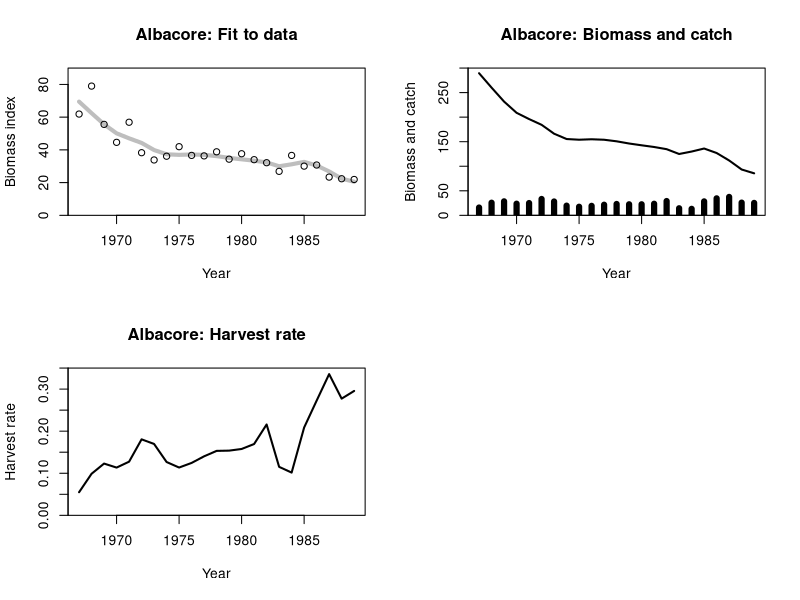
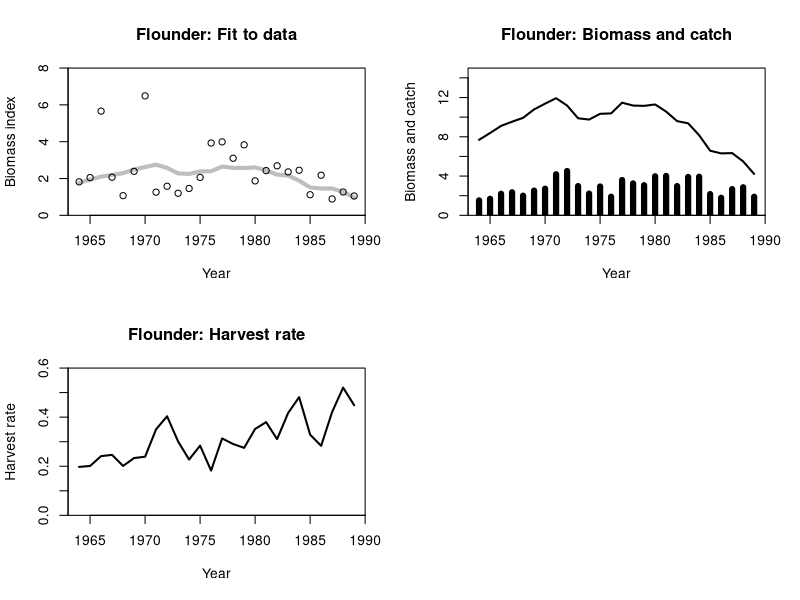
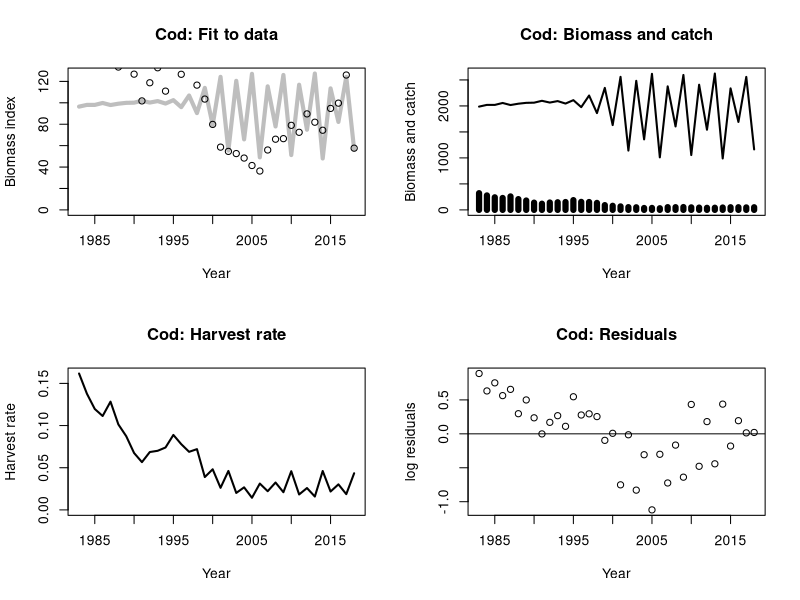
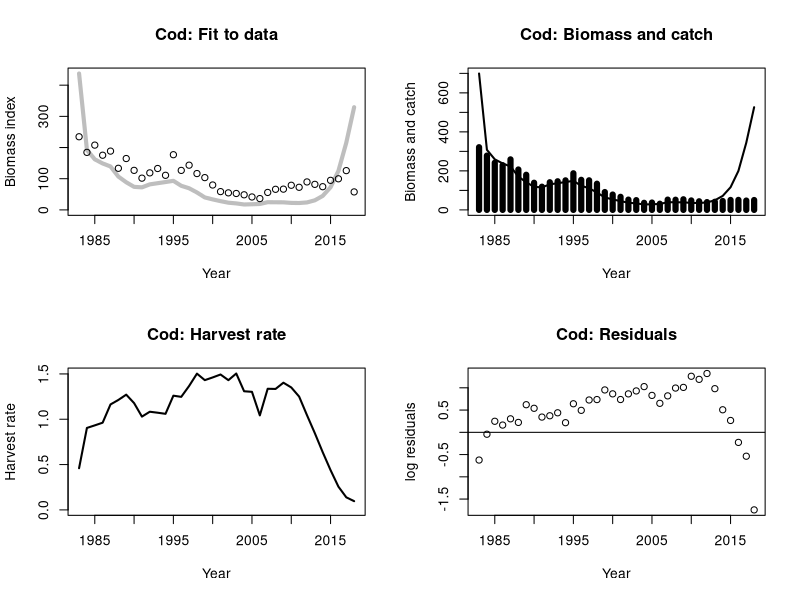
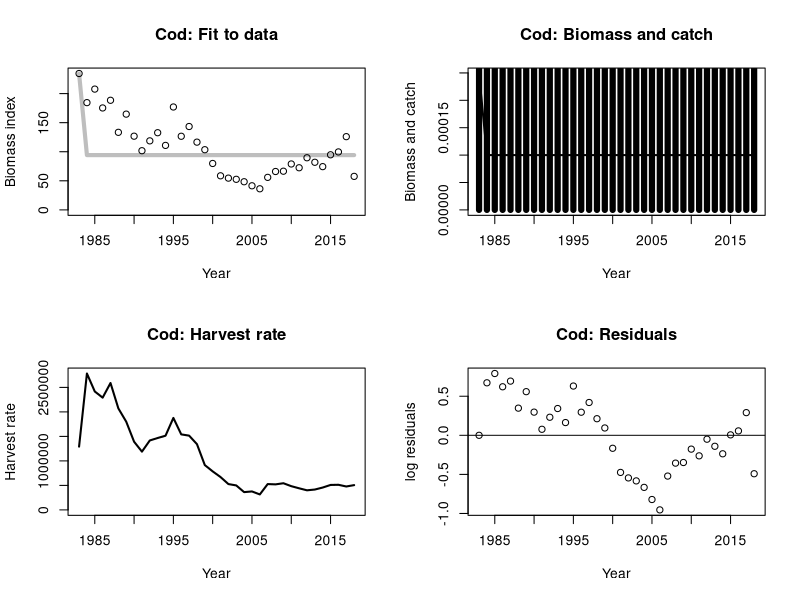
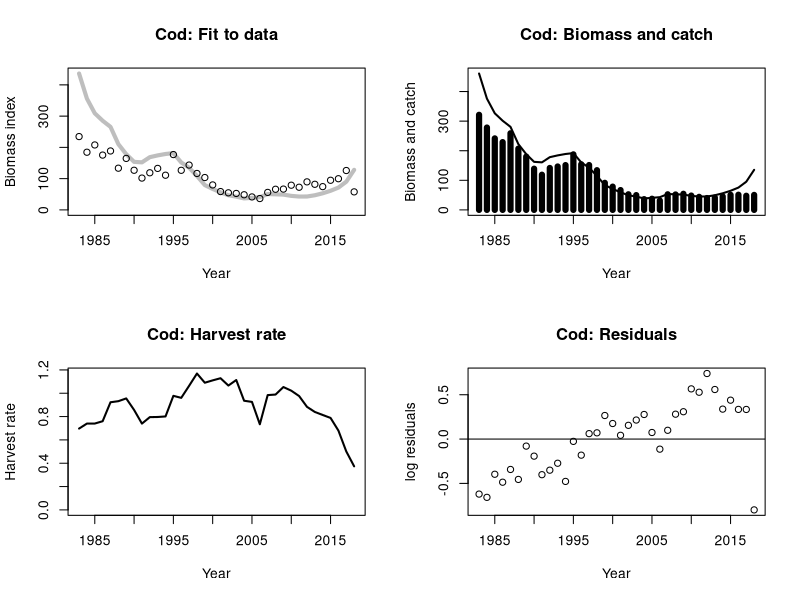
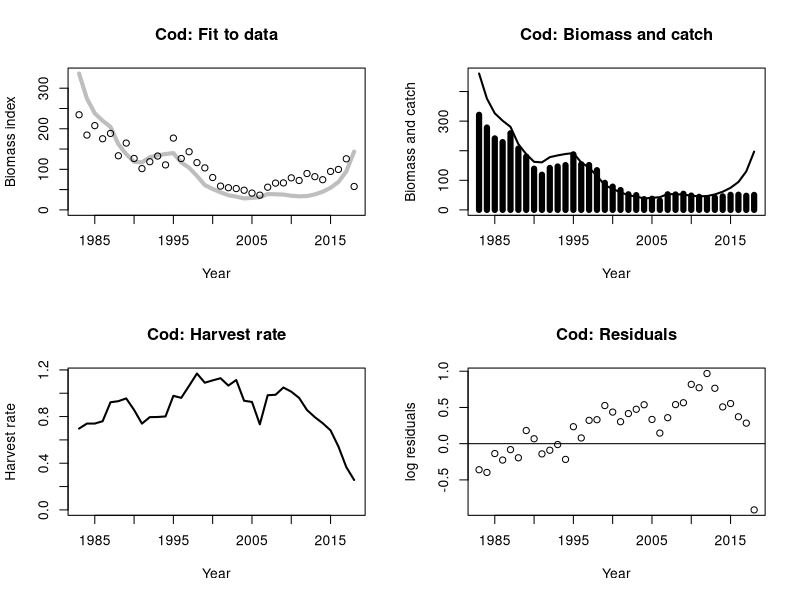

Write R code to recreate these figures, in order.
Schaefer <- function(par, data, verbose=FALSE)
{
  r <- exp(par[["logr"]])
  K <- exp(par[["logK"]])
  Binit <- exp(par[["logBinit"]])
  q <- exp(par[["logq"]])
  year <- data$Year
  C <- data$Catch
  I <- data$Index
  n <- length(year)
  B <- numeric(n)
  B[1] <- Binit
  for(i in 1:(n-1))
  {
    B[i+1] <- max(B[i] + r*B[i]*(1-B[i]/K) - C[i], 1e-4)
  }
  Ifit <- q * B

  res <- log(I) - log(Ifit)
  RSS <- sum(res^2)

  pars <- c(r=r, K=K, Binit=Binit, q=q)
  refpts <- c(HRmsy=0.5*r, Bmsy=0.5*K, MSY=0.25*r*K)

  if(verbose)
    list(B=B, HR=C/B, Ifit=Ifit, res=res, pars=pars, refpts=refpts, RSS=RSS)
  else
    RSS
}

plot_shaefer <- function(fit, data, main) {
  par(mfrow=c(2,2))

  plot(data$Year, fit$Ifit, ylim=c(0,max(fit$Ifit)), type="l", lwd=4,
       col="gray", xlab="Year", ylab="Biomass index",
       main=paste0(main, ": Fit to data"))
  points(Index ~ Year, data)

  plot(data$Year, fit$B, type="l", ylim=c(0, max(fit$B)), lwd=2,
       xlab="Year", ylab="Biomass and catch", main=paste0(main, ": Biomass and catch"))
  points(Catch~Year, data, type="h", lwd=6)

  plot(data$Year, fit$HR, ylim=c(0, max(fit$HR)), type="l",
       lwd=2, xlab="Year", ylab="Harvest rate", main=paste0(main, ": Harvest rate"))

  plot(data$Year, fit$res, xlab = "Year", ylab = "log residuals",
    main=paste0(main, ": Residuals"))
  abline(h = 0)
}

################################################################################
## South Atlantic albacore

albacore <- read.table("albacore.dat", header=TRUE)
init <- c(logr=log(0.5), logK=log(200), logBinit=log(100), logq=log(0.5))

Schaefer(par=init, albacore)
optim(init, Schaefer, data=albacore)
est <- optim(init, Schaefer, data=albacore)$par
fit <- Schaefer(est, albacore, verbose=TRUE)

par(mfrow=c(2,2))

plot(albacore$Year, fit$Ifit, ylim=c(0,90), yaxs="i", type="l", lwd=4,
     col="gray", xlab="Year", ylab="Biomass index",
     main="Albacore: Fit to data")
points(Index~Year, albacore)

plot(albacore$Year, fit$B, type="l", ylim=c(0,300), yaxs="i", lwd=2,
     xlab="Year", ylab="Biomass and catch", main="Albacore: Biomass and catch")
points(Catch~Year, albacore, type="h", lwd=6)

plot(albacore$Year, fit$HR, ylim=c(0,0.35), yaxs="i", type="l",
     lwd=2, xlab="Year", ylab="Harvest rate", main="Albacore: Harvest rate")

fit$pars
fit$refpts

################################################################################
## Georges Bank winter flounder

flounder <- read.table("flounder.dat", header=TRUE)

K.init <- 8 * mean(flounder$Catch)
B.init <- 0.5 * K.init
q.init <- flounder$Index[1] / B.init
init <- c(logr=log(0.5), logK=log(K.init),
          logBinit=log(B.init), logq=log(q.init))

Schaefer(par=init, flounder)
optim(init, Schaefer, data=flounder)
optim(init, Schaefer, data=flounder, method="Nelder-Mead",
      control=list(maxit=1e5, reltol=1e-10))
nlminb(init, Schaefer, data=flounder, control=list(eval.max=1e4, iter.max=1e4))
est <- nlminb(init, Schaefer, data=flounder,
              control=list(eval.max=1e4, iter.max=1e4))$par
fit <- Schaefer(est, flounder, verbose=TRUE)

par(mfrow=c(2,2))

plot(flounder$Year, fit$Ifit, ylim=c(0,8), yaxs="i", lwd=4, col="gray",
     type="l", xlab="Year", ylab="Biomass index", main="Flounder: Fit to data")
points(Index~Year, flounder)

plot(flounder$Year, fit$B, type="l", ylim=c(0,15), yaxs="i", lwd=2,
     xlab="Year", ylab="Biomass and catch", main="Flounder: Biomass and catch")
points(Catch~Year, flounder, type="h", lwd=6)

plot(flounder$Year, fit$HR, ylim=c(0,0.6), yaxs="i", type="l",
     lwd=2, xlab="Year", ylab="Harvest rate", main="Flounder: Harvest rate")

t(fit$pars)
t(fit$refpts)


################################################################################
## Cod

cod <- read.csv("04_Biomass_dynamics/cod.csv", header=TRUE)
init <- c(logr     = log(1.000),
          logK     = log(8*mean(cod$Catch)),
          logBinit = log(4*mean(cod$Catch)),
          logq     = log(cod$Index[1] / (4*mean(cod$Catch)))
          )

Schaefer(par=init, cod)
opt <- optim(init, Schaefer, data=cod)
opt
fit <- Schaefer(opt$par, cod, verbose=TRUE)
exp(opt$par)

plot_shaefer(fit, cod, main = "Cod")

fit$pars
fit$refpts

# use contstraints ?
lower <- c(logr=log(.8), logK=log(500), logBinit=log(300), logq=log(.2))
upper <- c(logr=log(1.5), logK=log(1000), logBinit=log(700), logq=log(.9))

opt <- nlminb(init, Schaefer, data=cod, lower = lower, upper = upper, control=list(eval.max=1e4, iter.max=1e4))
opt

exp(opt$par)

fit <- Schaefer(opt$par, cod, verbose=TRUE)

plot_shaefer(fit, cod, main = "Cod")

fit$pars
fit$refpts


# initialise at nlminb solution?
opt <- optim(init, Schaefer, data=cod, method = "BFGS")
opt

opt <- optim(opt$par, Schaefer, data=cod, method = "Nelder-Mead")
opt

fit <- Schaefer(opt$par, cod, verbose=TRUE)

plot_shaefer(fit, cod, main = "Cod")

fit$pars
fit$refpts



# initialise at solver solution ?
init <- c(logr=log(1.02798251784361), logK=log(920.324078858206), logBinit=log(460.961477373726), logq=log(0.729428157796693))

opt <- optim(init, Schaefer, data=cod)
opt
fit <- Schaefer(opt$par, cod, verbose=TRUE)
exp(opt$par)

plot_shaefer(fit, cod, main = "Cod")

fit$pars
fit$refpts


# try a different optimiser - this is the best fit... but is it sensible?
set.seed(15) # this optimiser is simulation based and the fits can depend on the random seed
             # if the model does not fit that well
opt <- optim(init, Schaefer, data=cod, method = "SANN")
opt
fit <- Schaefer(opt$par, cod, verbose=TRUE)
exp(opt$par)

plot_shaefer(fit, cod, main = "Cod")

fit$pars
fit$refpts
